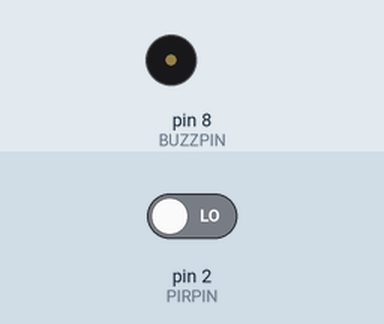
This sketch was run on a simulated Arduino Uno, built with avr-gcc and run on an emulated ATmega328P. Parts: buzzer (waves = sounding). Inputs (shaded band) come from the test bench; at power-on: pin 2 (PIRPIN) LOW.

Above: at 1.2 s.
1.3 s: pin 2 (PIRPIN) driven HIGH
At 2.5 s:
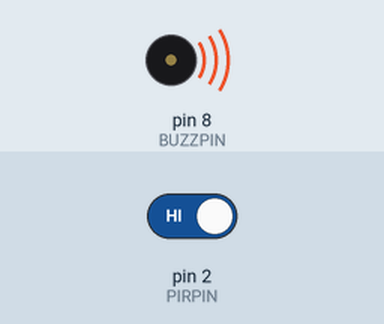
2.8 s: pin 2 (PIRPIN) driven LOW
Timing chart, 0 to 5.8 s (numbered marks = the images above; inputs shaded):
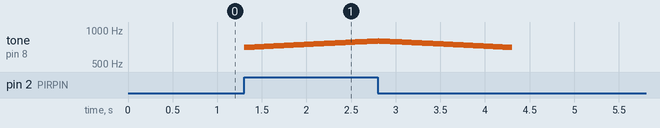

The sketch:

alarm_motion.ino
```cpp
const int BUZZPIN = 8;
const int PIRPIN = 2;

void setup()
{
    pinMode(PIRPIN, INPUT);
}

int pirStat = 0;
void loop()
{

    pirStat = digitalRead(PIRPIN);
    if (pirStat == HIGH)
    {
        for (int i = 700; i < 800; i++)
        {
            tone(BUZZPIN, i);
            delay(15);
        }
        for (int i = 800; i > 700; i--)
        {
            tone(BUZZPIN, i);
            delay(15);
        }
    }
    else
    {
        noTone(BUZZPIN);
    }
}
```

Measured:
- after the input at 1.3 s, tone on pin 8 (BUZZPIN): plays 700 Hz for 0.02 s, 701 Hz for 0.02 s, 702 Hz for 0.02 s, 703 Hz for 0.02 s, 704 Hz for 0.02 s, 705 Hz for 0.02 s … (100 notes in this stretch), starting at once
